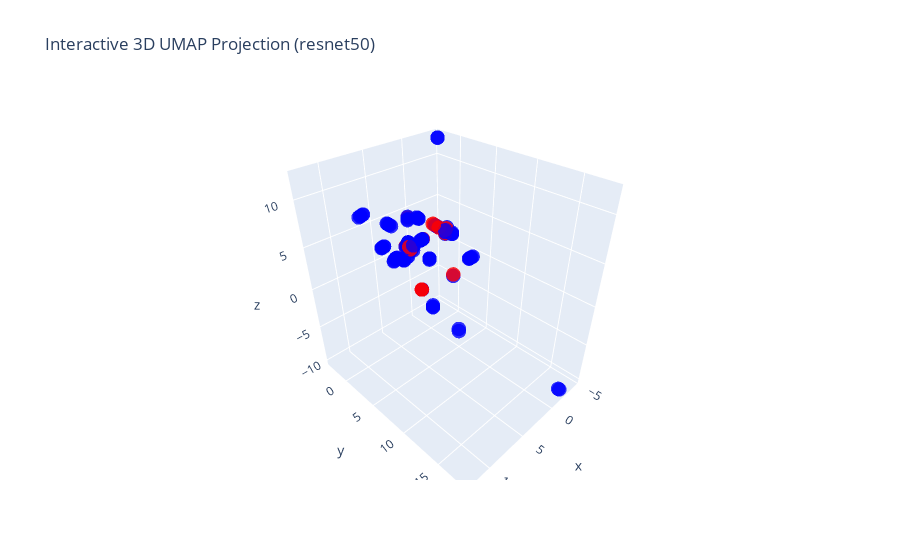

This figure's notebook cell:
### Code cell
fig = go.Figure(data=[go.Scatter3d(
    x=results_siglip[:, 0], y=results_siglip[:, 1], z=results_siglip[:, 2],
    mode='markers',
    marker=dict(size=5, color=colors_siglip, opacity=0.8)
)])

fig.update_layout(
    title="Interactive 3D UMAP Projection (resnet50)",
)

fig.show()

### Figure 1 — Plotly figure (JSON) as saved in the notebook; plotly's stock layout.template omitted (floating-point values rounded to 4 significant figures; data arrays with more than 128 entries replaced by an {"elided": "..."} marker saying what was removed)
{"data": [{"marker": {"color": {"elided": "135 str values"}, "opacity": 0.8, "size": 5}, "mode": "markers", "type": "scatter3d", "x": {"elided": "135 float values"}, "y": {"elided": "135 float values"}, "z": {"elided": "135 float values"}}], "layout": {"title": {"text": "Interactive 3D UMAP Projection (resnet50)"}}}
